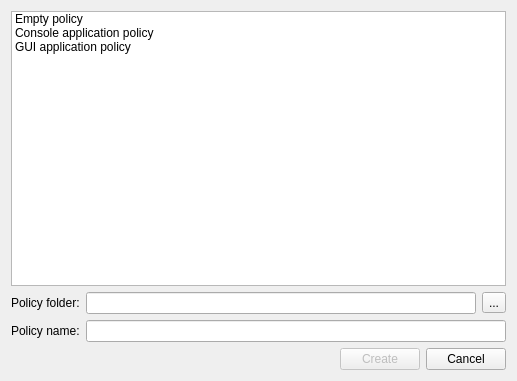
<?xml version="1.0" encoding="UTF-8"?>
<ui version="4.0">
 <class>NewPolicyDialog</class>
 <widget class="QDialog" name="NewPolicyDialog">
  <property name="geometry">
   <rect>
    <x>0</x>
    <y>0</y>
    <width>517</width>
    <height>381</height>
   </rect>
  </property>
  <property name="windowTitle">
   <string>New Policy</string>
  </property>
  <layout class="QVBoxLayout" name="verticalLayout">
   <item>
    <widget class="QListWidget" name="projectTypeLW">
     <property name="iconSize">
      <size>
       <width>48</width>
       <height>48</height>
      </size>
     </property>
     <item>
      <property name="text">
       <string>Empty policy</string>
      </property>
      <property name="icon">
       <iconset resource="images.qrc">
        <normaloff>:/images/x-office-document.png</normaloff>:/images/x-office-document.png</iconset>
      </property>
     </item>
     <item>
      <property name="text">
       <string>Console application policy</string>
      </property>
      <property name="icon">
       <iconset resource="images.qrc">
        <normaloff>:/images/utilities-terminal.png</normaloff>:/images/utilities-terminal.png</iconset>
      </property>
     </item>
     <item>
      <property name="text">
       <string>GUI application policy</string>
      </property>
      <property name="icon">
       <iconset resource="images.qrc">
        <normaloff>:/images/xorg.png</normaloff>:/images/xorg.png</iconset>
      </property>
     </item>
    </widget>
   </item>
   <item>
    <layout class="QHBoxLayout" name="horizontalLayout">
     <item>
      <widget class="QLabel" name="label">
       <property name="text">
        <string>Policy folder:</string>
       </property>
      </widget>
     </item>
     <item>
      <widget class="QLineEdit" name="folderLE"/>
     </item>
     <item>
      <widget class="QToolButton" name="toolButton">
       <property name="text">
        <string>...</string>
       </property>
       <property name="icon">
        <iconset resource="images.qrc">
         <normaloff>:/images/document-open.png</normaloff>:/images/document-open.png</iconset>
       </property>
      </widget>
     </item>
    </layout>
   </item>
   <item>
    <layout class="QHBoxLayout" name="horizontalLayout_2">
     <item>
      <widget class="QLabel" name="label_2">
       <property name="text">
        <string>Policy name:</string>
       </property>
      </widget>
     </item>
     <item>
      <widget class="QLineEdit" name="nameLE"/>
     </item>
    </layout>
   </item>
   <item>
    <layout class="QHBoxLayout" name="horizontalLayout_3">
     <item>
      <spacer name="horizontalSpacer">
       <property name="orientation">
        <enum>Qt::Horizontal</enum>
       </property>
       <property name="sizeHint" stdset="0">
        <size>
         <width>40</width>
         <height>20</height>
        </size>
       </property>
      </spacer>
     </item>
     <item>
      <widget class="QPushButton" name="createBTN">
       <property name="enabled">
        <bool>false</bool>
       </property>
       <property name="text">
        <string>Create</string>
       </property>
      </widget>
     </item>
     <item>
      <widget class="QPushButton" name="pushButton_2">
       <property name="text">
        <string>Cancel</string>
       </property>
      </widget>
     </item>
    </layout>
   </item>
  </layout>
 </widget>
 <resources>
  <include location="images.qrc"/>
 </resources>
 <connections>
  <connection>
   <sender>createBTN</sender>
   <signal>pressed()</signal>
   <receiver>NewPolicyDialog</receiver>
   <slot>createPolicyST()</slot>
   <hints>
    <hint type="sourcelabel">
     <x>396</x>
     <y>369</y>
    </hint>
    <hint type="destinationlabel">
     <x>397</x>
     <y>396</y>
    </hint>
   </hints>
  </connection>
  <connection>
   <sender>pushButton_2</sender>
   <signal>pressed()</signal>
   <receiver>NewPolicyDialog</receiver>
   <slot>cancelST()</slot>
   <hints>
    <hint type="sourcelabel">
     <x>492</x>
     <y>361</y>
    </hint>
    <hint type="destinationlabel">
     <x>547</x>
     <y>363</y>
    </hint>
   </hints>
  </connection>
  <connection>
   <sender>toolButton</sender>
   <signal>pressed()</signal>
   <receiver>NewPolicyDialog</receiver>
   <slot>selectFolderST()</slot>
   <hints>
    <hint type="sourcelabel">
     <x>499</x>
     <y>294</y>
    </hint>
    <hint type="destinationlabel">
     <x>493</x>
     <y>439</y>
    </hint>
   </hints>
  </connection>
  <connection>
   <sender>folderLE</sender>
   <signal>textChanged(QString)</signal>
   <receiver>NewPolicyDialog</receiver>
   <slot>folderChangedST(QString)</slot>
   <hints>
    <hint type="sourcelabel">
     <x>195</x>
     <y>289</y>
    </hint>
    <hint type="destinationlabel">
     <x>204</x>
     <y>398</y>
    </hint>
   </hints>
  </connection>
  <connection>
   <sender>nameLE</sender>
   <signal>textChanged(QString)</signal>
   <receiver>NewPolicyDialog</receiver>
   <slot>nameChangedST(QString)</slot>
   <hints>
    <hint type="sourcelabel">
     <x>269</x>
     <y>332</y>
    </hint>
    <hint type="destinationlabel">
     <x>268</x>
     <y>381</y>
    </hint>
   </hints>
  </connection>
 </connections>
 <slots>
  <slot>createPolicyST()</slot>
  <slot>cancelST()</slot>
  <slot>selectFolderST()</slot>
  <slot>nameChangedST(QString)</slot>
  <slot>folderChangedST(QString)</slot>
 </slots>
</ui>
